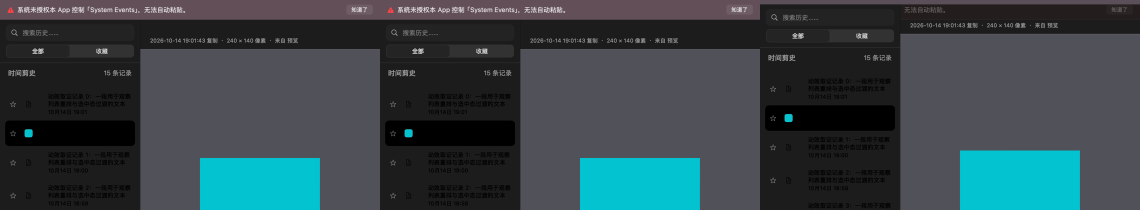
#> input picture .scratch/motion-audit-2/r55_dismiss_frames0-2_top.png, 2280 x 420 px (shown at 1/2 size)
$ python line_gap_ruler.py r55_dismiss_frames0-2_top.png
#> lines starting #> are read from the running program, lines starting #| are printed output that depends on the picture
#!/usr/bin/env python3
# -*- coding: utf-8 -*-
u"""看图腿的一把尺：**正文行的行距**，用来判"alt 那句话有没有跟相邻段落挤成一坨"。

为什么要有它（R336 看图时眼睛先说出来、随后被要求换成数）：消毒把 `<img>` 换成 alt 文字之后，
那句话是**裸文本**（不在任何块元素里），它后面紧跟一个 `<p>`。屏幕上它看起来"好像少了点空隙"，
但"好像"不是读数 —— 形容词不许进台账（R155 那一族）。这一支尺给的是逐行的 y 带与带间距。

两条通道分开量（R335 的教训：暗档 bg=30 时"比背景暗 40"这把尺是瞎的）：
先取该区域的**众数亮度当背景**，再按 `|luma - bg| > 阈值` 判墨，两档同一把尺。

用法：`python3 .scratch/motion-audit-2/line_gap_ruler.py <帧.png> [x0 x1 y0 y1]`
"""
import sys

from PIL import Image

THRESH = 24
MIN_ROWS = 3


def bands(path, x0, x1, y0, y1):
#> called with path = 'r55_dismiss_frames0-2_top.png', x0 = 40, x1 = 1400, y0 = 120, y1 = 640
    im = Image.open(path).convert(u"L")
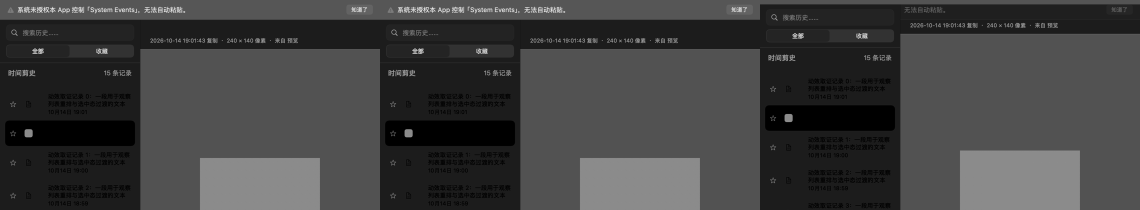
#> im: PIL image 2280x420 L (shown at 1/2 size); min 0, max 241, mean 64.1
    px = im.load()
    rows = []
    hist = {}
    for y in range(y0, y1):
        vals = [px[x, y] for x in range(x0, x1)]
        rows.append(vals)
        for v in vals:
            hist[v] = hist.get(v, 0) + 1
#> after the loop, hist = 164 items; rows = 300 items
    bg = max(hist.items(), key=lambda kv: kv[1])[0]
    out = []
    cur = None
    for i, vals in enumerate(rows):
        ink = sum(1 for v in vals if abs(v - bg) > THRESH)
        if ink >= 3:
            if cur is None:
                cur = [y0 + i, y0 + i, ink]
            else:
                cur[1] = y0 + i
                cur[2] = max(cur[2], ink)
        else:
            if cur is not None and (cur[1] - cur[0]) >= 1:
                out.append(tuple(cur))
            cur = None
    if cur is not None:
        out.append(tuple(cur))
    return bg, out


def main():
    path = sys.argv[1]
    # 帧是 2x 抓的（720×520 pt 的窗口 = 1440×1040 px）⇒ 一律换算回 pt 再报，
    # 否则"行距 44"到底是 pt 还是 px，下一轮引用它的人只能猜（R107 那一族：尺的坐标约定）。
    box = [int(v) for v in sys.argv[2:6]] if len(sys.argv) >= 6 else [40, 1400, 120, 640]
    bg, bs = bands(path, box[0], box[1], box[2], box[3])
    print(u"LINE_GAP 帧=%s 区域=x%d..%d,y%d..%d px（÷2=pt） 背景众数=%d 行数=%d"
          % (path.split(u"/")[-1], box[0], box[1], box[2], box[3], bg, len(bs)))
    prev = None
    for top, bot, ink in bs:
        gap = u"-" if prev is None else u"%.1f" % ((top - prev) / 2.0)
        print(u"  行 y=%.1f..%.1f pt 高=%.1f 间距上一行=%s pt 最粗=%d px"
              % (top / 2.0, bot / 2.0, (bot - top + 1) / 2.0, gap, ink))
        prev = top
    # 结论行：把"间距"排成一行，段落间距 vs 行内间距 一眼比得出来
    tops = [b[0] for b in bs]
    steps = [u"%.1f" % ((tops[i + 1] - tops[i]) / 2.0) for i in range(len(tops) - 1)]
    print(u"LINE_GAP_STEPS_pt " + u",".join(steps))


#> (the run stopped early here; a loop or call above may not have finished)
